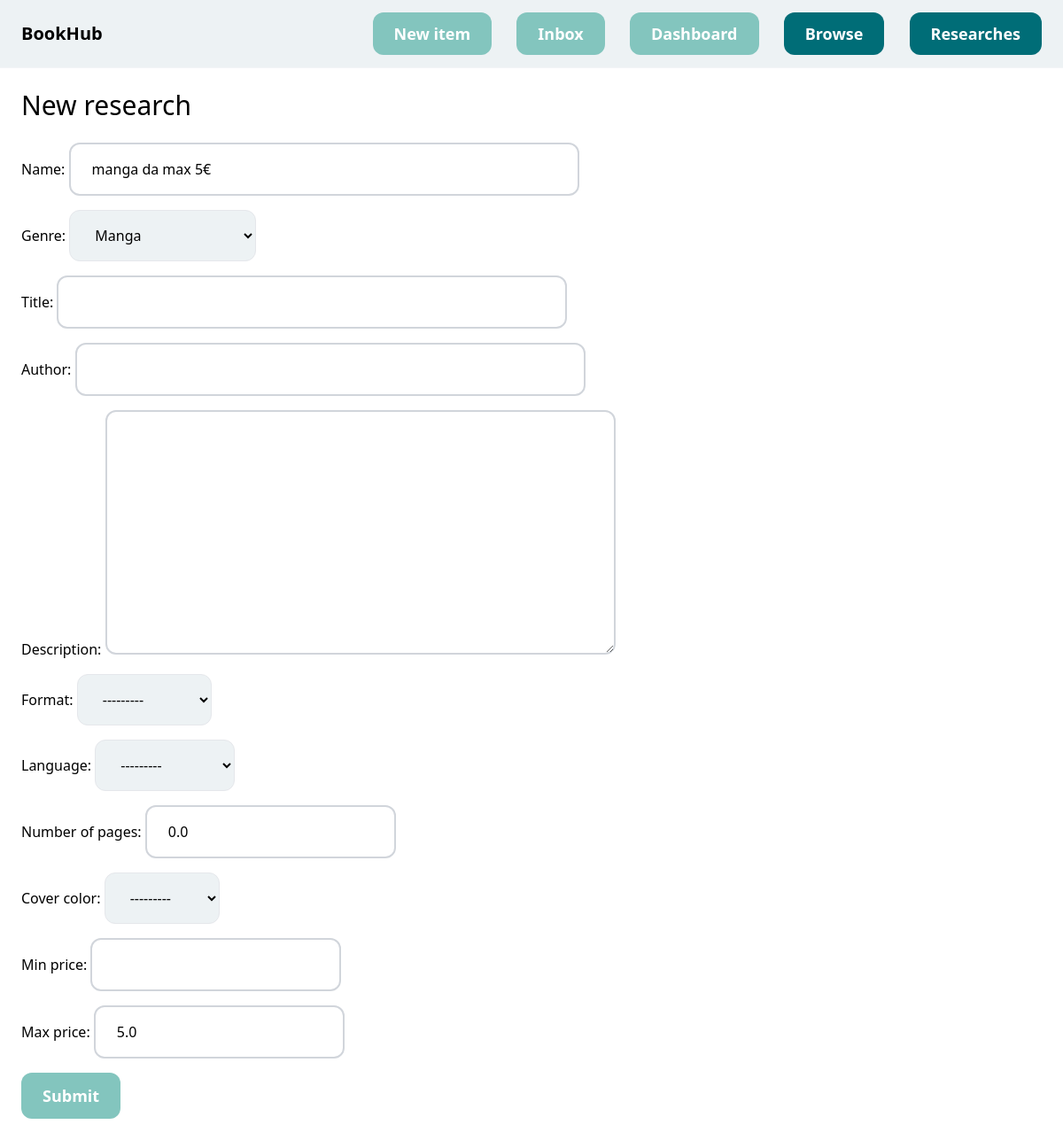
The app's page /edit/36/ (signed in) with its own data.
### marketplace/models.py (models this page shows, shortened)
class UserQuery(models.Model):
    name = models.CharField(max_length=255, blank=True, null=True)
    user = models.ForeignKey(User, on_delete=models.CASCADE)
    genre = models.ForeignKey(Genre, related_name='user_queries', on_delete=models.CASCADE, blank=True, null=True)
    title = models.CharField(max_length=255, blank=True, null=True)
    author = models.CharField(max_length=255, blank=True, null=True)
    description = models.TextField(blank=True, null=True)
    format = models.ForeignKey(Format, related_name='user_queries', on_delete=models.CASCADE, blank=True, null=True)
    language = models.ForeignKey(Language, related_name='user_queries', on_delete=models.CASCADE, blank=True, null=True)
    number_of_pages = models.FloatField(default=0.0, blank=True, null=True)
    cover_color = models.ForeignKey(CoverColor, related_name='user_queries', on_delete=models.CASCADE, blank=True,
                                    null=True)
    min_price = models.FloatField(blank=True, null=True)
    max_price = models.FloatField(blank=True, null=True)
    created_at = models.DateTimeField(auto_now_add=True)
    results = models.ManyToManyField(Item, blank=True)  # store query results

### item/models.py (models this page shows)
class Genre(models.Model):
    name = models.CharField(max_length=255)
    class Meta:
        ordering = ('name',)
        verbose_name_plural = 'Genres'
    def __str__(self):
        return self.name

### marketplace/views.py (the view)
# urls.py: path('edit/<int:query_id>/', views.edit, name='edit'),
@login_required
def edit(request, query_id):
    query = get_object_or_404(UserQuery, pk=query_id, user=request.user)
    if request.method == 'POST':
        form = EditQueryForm(request.POST, instance=query)
        if form.is_valid():
            form.save()
            return redirect(results, query_id=query.id)
    else:  # se fosse una GET request
        form = EditQueryForm(instance=query)
    return render(request, 'marketplace/form.html', {
        'form': form,
        'title': 'New research',
    })

### item/models.py (called while the page is built)
    def __str__(self):
        return self.name

    def __str__(self):
        return self.name

    def __str__(self):
        return self.name

### marketplace/templates/marketplace/form.html (shortened to what this page needs)
{% extends 'core/base.html' %}
{% block content %}
    <h1 class="mb-6 text-3xl">{{ title }}</h1>
    <form method="post" action="." enctype="multipart/form-data">
        <div class="space-y-4">
            {{ form.as_p }}
        </div>
    <button class="mt-4 px-6 py-3 text-lg font-semibold bg-[#83c5be] text-white rounded-xl hover:bg-[#71a9a1]">Submit</button>
    </form>
{% endblock %}

### records on screen
UserQuery: name "manga da max 5€", genre "Manga", format "---------", language "---------", number_of_pages "0.0", cover_color "---------", max_price "5.0"

### other values on screen
{{ title }} "New research"
